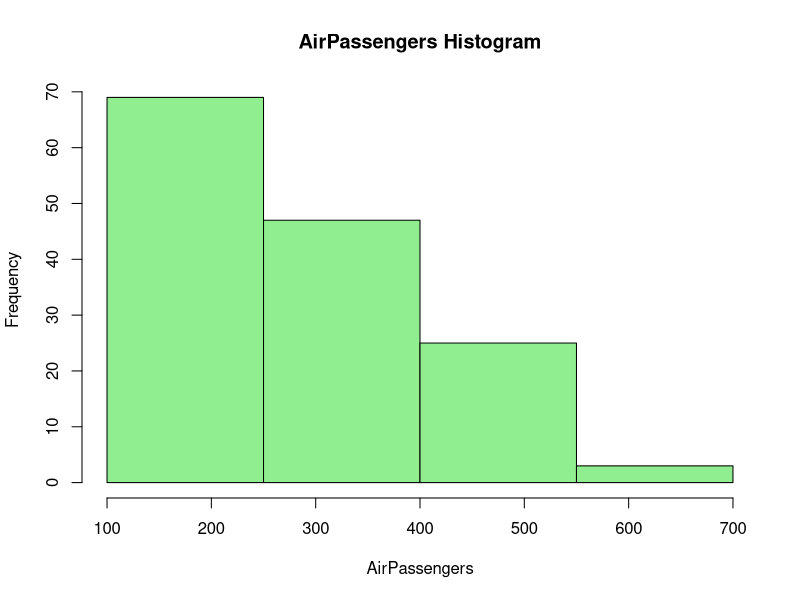

Source code (R):
hist(AirPassengers,
     breaks=seq(100,700,150),
     main="AirPassengers Histogram",
     col="lightgreen",
     xlim=c(100,700))
